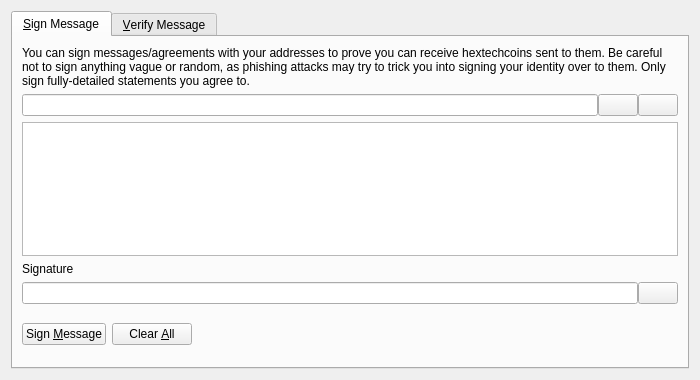
<?xml version="1.0" encoding="UTF-8"?>
<ui version="4.0">
 <class>SignVerifyMessageDialog</class>
 <widget class="QDialog" name="SignVerifyMessageDialog">
  <property name="geometry">
   <rect>
    <x>0</x>
    <y>0</y>
    <width>700</width>
    <height>380</height>
   </rect>
  </property>
  <property name="windowTitle">
   <string>Signatures - Sign / Verify a Message</string>
  </property>
  <property name="modal">
   <bool>true</bool>
  </property>
  <layout class="QVBoxLayout" name="verticalLayout">
   <item>
    <widget class="QTabWidget" name="tabWidget">
     <property name="currentIndex">
      <number>0</number>
     </property>
     <widget class="QWidget" name="tabSignMessage">
      <attribute name="title">
       <string>&amp;Sign Message</string>
      </attribute>
      <layout class="QVBoxLayout" name="verticalLayout_SM">
       <item>
        <widget class="QLabel" name="infoLabel_SM">
         <property name="text">
          <string>You can sign messages/agreements with your addresses to prove you can receive hextechcoins sent to them. Be careful not to sign anything vague or random, as phishing attacks may try to trick you into signing your identity over to them. Only sign fully-detailed statements you agree to.</string>
         </property>
         <property name="textFormat">
          <enum>Qt::PlainText</enum>
         </property>
         <property name="wordWrap">
          <bool>true</bool>
         </property>
        </widget>
       </item>
       <item>
        <layout class="QHBoxLayout" name="horizontalLayout_1_SM">
         <property name="spacing">
          <number>0</number>
         </property>
         <item>
          <widget class="QValidatedLineEdit" name="addressIn_SM">
           <property name="toolTip">
            <string>The HexTechCoin address to sign the message with</string>
           </property>
          </widget>
         </item>
         <item>
          <widget class="QPushButton" name="addressBookButton_SM">
           <property name="toolTip">
            <string>Choose previously used address</string>
           </property>
           <property name="text">
            <string/>
           </property>
           <property name="icon">
            <iconset resource="../bitcoin.qrc">
             <normaloff>:/icons/address-book</normaloff>:/icons/address-book</iconset>
           </property>
           <property name="shortcut">
            <string>Alt+A</string>
           </property>
           <property name="autoDefault">
            <bool>false</bool>
           </property>
          </widget>
         </item>
         <item>
          <widget class="QPushButton" name="pasteButton_SM">
           <property name="toolTip">
            <string>Paste address from clipboard</string>
           </property>
           <property name="text">
            <string/>
           </property>
           <property name="icon">
            <iconset resource="../bitcoin.qrc">
             <normaloff>:/icons/editpaste</normaloff>:/icons/editpaste</iconset>
           </property>
           <property name="shortcut">
            <string>Alt+P</string>
           </property>
           <property name="autoDefault">
            <bool>false</bool>
           </property>
          </widget>
         </item>
        </layout>
       </item>
       <item>
        <widget class="QPlainTextEdit" name="messageIn_SM">
         <property name="toolTip">
          <string>Enter the message you want to sign here</string>
         </property>
        </widget>
       </item>
       <item>
        <widget class="QLabel" name="signatureLabel_SM">
         <property name="text">
          <string>Signature</string>
         </property>
         <property name="textFormat">
          <enum>Qt::PlainText</enum>
         </property>
        </widget>
       </item>
       <item>
        <layout class="QHBoxLayout" name="horizontalLayout_2_SM">
         <property name="spacing">
          <number>0</number>
         </property>
         <item>
          <widget class="QLineEdit" name="signatureOut_SM">
           <property name="font">
            <font>
             <italic>true</italic>
            </font>
           </property>
           <property name="readOnly">
            <bool>true</bool>
           </property>
          </widget>
         </item>
         <item>
          <widget class="QPushButton" name="copySignatureButton_SM">
           <property name="toolTip">
            <string>Copy the current signature to the system clipboard</string>
           </property>
           <property name="text">
            <string/>
           </property>
           <property name="icon">
            <iconset resource="../bitcoin.qrc">
             <normaloff>:/icons/editcopy</normaloff>:/icons/editcopy</iconset>
           </property>
           <property name="autoDefault">
            <bool>false</bool>
           </property>
          </widget>
         </item>
        </layout>
       </item>
       <item>
        <layout class="QHBoxLayout" name="horizontalLayout_3_SM">
         <item>
          <widget class="QPushButton" name="signMessageButton_SM">
           <property name="toolTip">
            <string>Sign the message to prove you own this HexTechCoin address</string>
           </property>
           <property name="text">
            <string>Sign &amp;Message</string>
           </property>
           <property name="icon">
            <iconset resource="../bitcoin.qrc">
             <normaloff>:/icons/edit</normaloff>:/icons/edit</iconset>
           </property>
           <property name="autoDefault">
            <bool>false</bool>
           </property>
          </widget>
         </item>
         <item>
          <widget class="QPushButton" name="clearButton_SM">
           <property name="toolTip">
            <string>Reset all sign message fields</string>
           </property>
           <property name="text">
            <string>Clear &amp;All</string>
           </property>
           <property name="icon">
            <iconset resource="../bitcoin.qrc">
             <normaloff>:/icons/remove</normaloff>:/icons/remove</iconset>
           </property>
           <property name="autoDefault">
            <bool>false</bool>
           </property>
          </widget>
         </item>
         <item>
          <spacer name="horizontalSpacer_1_SM">
           <property name="orientation">
            <enum>Qt::Horizontal</enum>
           </property>
           <property name="sizeHint" stdset="0">
            <size>
             <width>40</width>
             <height>48</height>
            </size>
           </property>
          </spacer>
         </item>
         <item>
          <widget class="QLabel" name="statusLabel_SM">
           <property name="font">
            <font>
             <weight>75</weight>
             <bold>true</bold>
            </font>
           </property>
           <property name="text">
            <string/>
           </property>
           <property name="wordWrap">
            <bool>true</bool>
           </property>
          </widget>
         </item>
         <item>
          <spacer name="horizontalSpacer_2_SM">
           <property name="orientation">
            <enum>Qt::Horizontal</enum>
           </property>
           <property name="sizeHint" stdset="0">
            <size>
             <width>40</width>
             <height>48</height>
            </size>
           </property>
          </spacer>
         </item>
        </layout>
       </item>
      </layout>
     </widget>
     <widget class="QWidget" name="tabVerifyMessage">
      <attribute name="title">
       <string>&amp;Verify Message</string>
      </attribute>
      <layout class="QVBoxLayout" name="verticalLayout_VM">
       <item>
        <widget class="QLabel" name="infoLabel_VM">
         <property name="text">
          <string>Enter the receiver's address, message (ensure you copy line breaks, spaces, tabs, etc. exactly) and signature below to verify the message. Be careful not to read more into the signature than what is in the signed message itself, to avoid being tricked by a man-in-the-middle attack. Note that this only proves the signing party receives with the address, it cannot prove sendership of any transaction!</string>
         </property>
         <property name="textFormat">
          <enum>Qt::PlainText</enum>
         </property>
         <property name="alignment">
          <set>Qt::AlignLeading|Qt::AlignLeft|Qt::AlignTop</set>
         </property>
         <property name="wordWrap">
          <bool>true</bool>
         </property>
        </widget>
       </item>
       <item>
        <layout class="QHBoxLayout" name="horizontalLayout_1_VM">
         <property name="spacing">
          <number>0</number>
         </property>
         <item>
          <widget class="QValidatedLineEdit" name="addressIn_VM">
           <property name="toolTip">
            <string>The HexTechCoin address the message was signed with</string>
           </property>
          </widget>
         </item>
         <item>
          <widget class="QPushButton" name="addressBookButton_VM">
           <property name="toolTip">
            <string>Choose previously used address</string>
           </property>
           <property name="text">
            <string/>
           </property>
           <property name="icon">
            <iconset resource="../bitcoin.qrc">
             <normaloff>:/icons/address-book</normaloff>:/icons/address-book</iconset>
           </property>
           <property name="shortcut">
            <string>Alt+A</string>
           </property>
           <property name="autoDefault">
            <bool>false</bool>
           </property>
          </widget>
         </item>
        </layout>
       </item>
       <item>
        <widget class="QPlainTextEdit" name="messageIn_VM"/>
       </item>
       <item>
        <widget class="QValidatedLineEdit" name="signatureIn_VM"/>
       </item>
       <item>
        <layout class="QHBoxLayout" name="horizontalLayout_2_VM">
         <item>
          <widget class="QPushButton" name="verifyMessageButton_VM">
           <property name="toolTip">
            <string>Verify the message to ensure it was signed with the specified HexTechCoin address</string>
           </property>
           <property name="text">
            <string>Verify &amp;Message</string>
           </property>
           <property name="icon">
            <iconset resource="../bitcoin.qrc">
             <normaloff>:/icons/transaction_0</normaloff>:/icons/transaction_0</iconset>
           </property>
           <property name="autoDefault">
            <bool>false</bool>
           </property>
          </widget>
         </item>
         <item>
          <widget class="QPushButton" name="clearButton_VM">
           <property name="toolTip">
            <string>Reset all verify message fields</string>
           </property>
           <property name="text">
            <string>Clear &amp;All</string>
           </property>
           <property name="icon">
            <iconset resource="../bitcoin.qrc">
             <normaloff>:/icons/remove</normaloff>:/icons/remove</iconset>
           </property>
           <property name="autoDefault">
            <bool>false</bool>
           </property>
          </widget>
         </item>
         <item>
          <spacer name="horizontalSpacer_1_VM">
           <property name="orientation">
            <enum>Qt::Horizontal</enum>
           </property>
           <property name="sizeHint" stdset="0">
            <size>
             <width>40</width>
             <height>48</height>
            </size>
           </property>
          </spacer>
         </item>
         <item>
          <widget class="QLabel" name="statusLabel_VM">
           <property name="font">
            <font>
             <weight>75</weight>
             <bold>true</bold>
            </font>
           </property>
           <property name="text">
            <string/>
           </property>
           <property name="wordWrap">
            <bool>true</bool>
           </property>
          </widget>
         </item>
         <item>
          <spacer name="horizontalSpacer_2_VM">
           <property name="orientation">
            <enum>Qt::Horizontal</enum>
           </property>
           <property name="sizeHint" stdset="0">
            <size>
             <width>40</width>
             <height>48</height>
            </size>
           </property>
          </spacer>
         </item>
        </layout>
       </item>
      </layout>
     </widget>
    </widget>
   </item>
  </layout>
 </widget>
 <customwidgets>
  <customwidget>
   <class>QValidatedLineEdit</class>
   <extends>QLineEdit</extends>
   <header>qt/qvalidatedlineedit.h</header>
  </customwidget>
 </customwidgets>
 <resources>
  <include location="../bitcoin.qrc"/>
 </resources>
 <connections/>
</ui>
